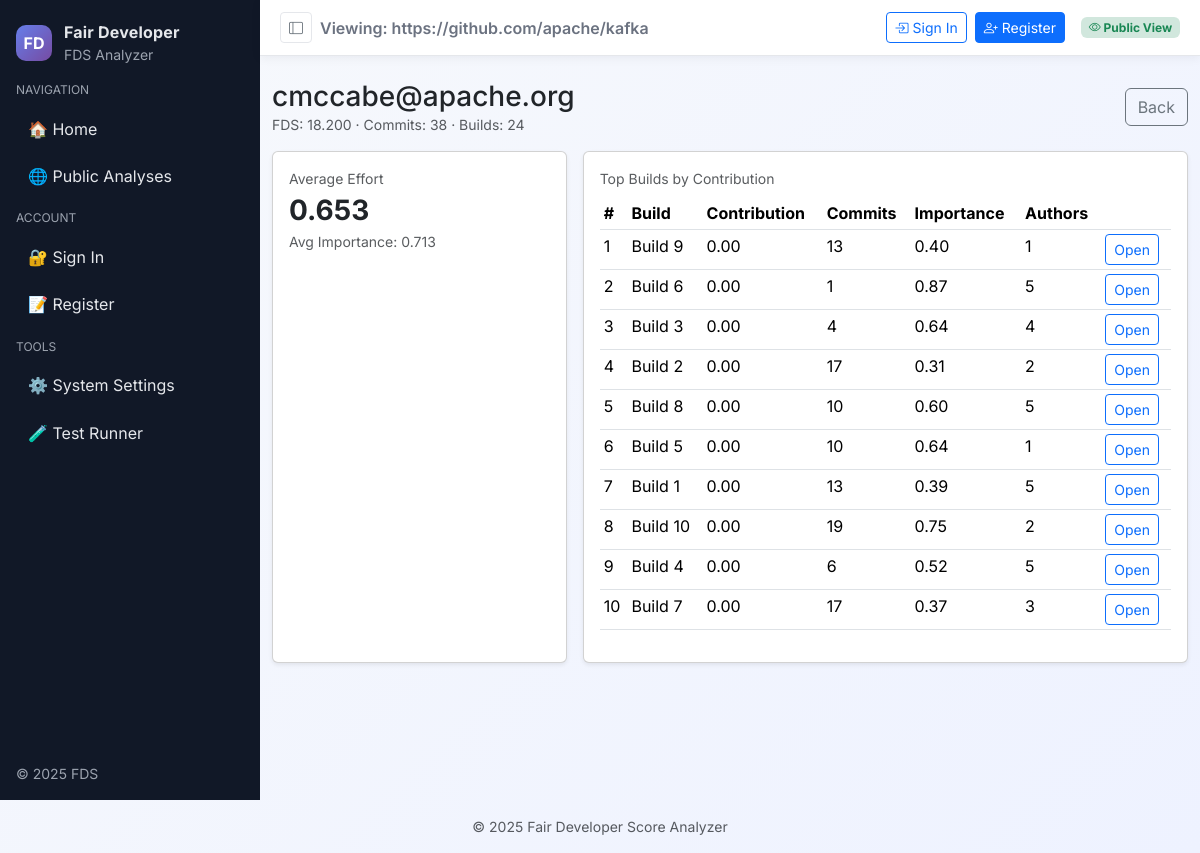
The page /analysis/2/developer/cmccabe@apache.org/ on the database its author committed.
### dev_productivity/models.py (models this page shows, shortened)
class FDSAnalysis(models.Model):
    STATUS_CHOICES = [
        ('pending', 'Pending'),
        ('running', 'Running'),
        ('completed', 'Completed'),
        ('failed', 'Failed'),
    ]
    user = models.ForeignKey(User, on_delete=models.CASCADE, related_name='analyses')
    repo_url = models.URLField(max_length=500, help_text="GitHub repository URL")
    access_token = models.CharField(max_length=200, help_text="GitHub access token", blank=True)
    commit_limit = models.IntegerField(default=300, help_text="Number of commits to analyze")
    status = models.CharField(max_length=20, choices=STATUS_CHOICES, default='pending')
    created_at = models.DateTimeField(default=timezone.now)
    started_at = models.DateTimeField(null=True, blank=True)
    completed_at = models.DateTimeField(null=True, blank=True)
    total_commits = models.IntegerField(null=True, blank=True)
    total_batches = models.IntegerField(null=True, blank=True)
    total_developers = models.IntegerField(null=True, blank=True)
    execution_time = models.FloatField(null=True, blank=True, help_text="Execution time in seconds")
    error_message = models.TextField(blank=True, null=True)
    is_public = models.BooleanField(default=False, help_text="Make analysis results publicly viewable")
    shared_with = models.ManyToManyField(User, blank=True, related_name='shared_analyses')
    class Meta:
        ordering = ['-created_at']
        verbose_name = "FDS Analysis"
        verbose_name_plural = "FDS Analyses"

class DeveloperScore(models.Model):
    analysis = models.ForeignKey(FDSAnalysis, on_delete=models.CASCADE, related_name='developer_scores')
    author_email = models.EmailField()
    fds_score = models.FloatField(help_text="Fair Developer Score")
    avg_effort = models.FloatField(default=0.0)
    avg_importance = models.FloatField(default=0.0)
    total_commits = models.IntegerField(default=0)
    unique_batches = models.IntegerField(default=0)
    total_churn = models.IntegerField(default=0)
    total_files = models.IntegerField(default=0)
    share_mean = models.FloatField(default=0.0)
    scale_z_mean = models.FloatField(default=0.0)
    reach_z_mean = models.FloatField(default=0.0)
    centrality_z_mean = models.FloatField(default=0.0)
    dominance_z_mean = models.FloatField(default=0.0)
    novelty_z_mean = models.FloatField(default=0.0)
    speed_z_mean = models.FloatField(default=0.0)
    first_commit_date = models.DateTimeField(null=True, blank=True)
    last_commit_date = models.DateTimeField(null=True, blank=True)
    activity_span_days = models.FloatField(default=0.0)
    class Meta:
        ordering = ['-fds_score']
        unique_together = ['analysis', 'author_email']

class BatchMetrics(models.Model):
    analysis = models.ForeignKey(FDSAnalysis, on_delete=models.CASCADE, related_name='batch_metrics')
    batch_id = models.IntegerField()
    unique_authors = models.IntegerField(default=0)
    total_contribution = models.FloatField(default=0.0)
    avg_contribution = models.FloatField(default=0.0)
    max_contribution = models.FloatField(default=0.0)
    avg_effort = models.FloatField(default=0.0)
    importance = models.FloatField(default=0.0)
    total_churn = models.IntegerField(default=0)
    total_files = models.IntegerField(default=0)
    commit_count = models.IntegerField(default=0)
    start_date = models.DateTimeField()
    end_date = models.DateTimeField()
    duration_hours = models.FloatField(default=0.0)
    class Meta:
        ordering = ['-importance']
        unique_together = ['analysis', 'batch_id']

### dev_productivity/views.py (the view, shortened to what this page needs)
# urls.py: path('analysis/<int:analysis_id>/developer/<str:developer_email>/', views.developer_detail, name='developer_detail'),
def developer_detail(request, analysis_id, developer_email):
    analysis = get_object_or_404(FDSAnalysis, id=analysis_id)
    developer = get_object_or_404(
        DeveloperScore,
        analysis=analysis,
        author_email=developer_email,
    )
    folder = _get_artifacts_folder(analysis)
    top_build_rows = []
    try:
        contrib_csv = folder / 'individual_contributions.csv'
    except Exception:
        top_build_rows = []
    if not top_build_rows:
        top_build_rows = list(
            analysis.batch_metrics.all().order_by('-total_contribution').values(
                'batch_id', 'importance', 'commit_count', 'unique_authors'
            )[:20]
        )
    context = {
        'analysis': analysis,
        'developer': developer,
        'top_build_rows': top_build_rows,
    }
    return render(request, 'dev_productivity/developer_detail.html', context)

### dev_productivity/views.py (called while the page is built)
def _get_repo_key_and_folder(analysis: FDSAnalysis):
    base_dir = Path(__file__).resolve().parents[1]
    repo_sanitized = (analysis.repo_url or 'repo').rstrip('/').split('/')[-2:]
    repo_sanitized = '_'.join(repo_sanitized)
    folder = base_dir / 'fds_results' / f"analysis_{analysis.id}_{repo_sanitized}"
    return repo_sanitized, folder

def _get_artifacts_folder(analysis: FDSAnalysis) -> Path:
    return _get_repo_key_and_folder(analysis)[1]

### dev_productivity/templates/dev_productivity/developer_detail.html (shortened to what this page needs)
{% extends 'dev_productivity/base.html' %}
{% block content %}
<div class="d-flex justify-content-between align-items-center mb-3">
  <div>
    <h3 class="mb-0">{{ developer.author_email }}</h3>
    <div class="text-muted small">FDS: {{ developer.fds_score|floatformat:3 }} · Commits: {{ developer.total_commits }} · Builds: {{ developer.unique_batches }}</div>
  </div>
  <a href="{% url 'analysis_detail' analysis.id %}" class="btn btn-outline-secondary">Back</a>
  </div>
<div class="row g-3">
  <div class="col-md-4">
    <div class="card h-100 shadow-sm"><div class="card-body">
      <div class="text-muted small">Average Effort</div>
      <div class="fs-3 fw-bold">{{ developer.avg_effort|floatformat:3 }}</div>
      <div class="small text-muted">Avg Importance: {{ developer.avg_importance|floatformat:3 }}</div>
    </div></div>
  </div>
  <div class="col-md-8">
    <div class="card h-100 shadow-sm"><div class="card-body">
      <div class="text-muted small mb-2">Top Builds by Contribution</div>
      {% if top_build_rows %}
      <div class="table-responsive">
        <table class="table table-sm">
          <thead><tr><th>#</th><th>Build</th><th>Contribution</th><th>Commits</th><th>Importance</th><th>Authors</th><th></th></tr></thead>
          <tbody>
          {% for r in top_build_rows %}
            <tr>
              <td>{{ forloop.counter }}</td>
              <td>Build {{ r.batch_id }}</td>
              <td>{{ r.total_contribution|default:0|floatformat:2 }}</td>
              <td>{{ r.commits|default:r.commit_count }}</td>
              <td>{{ r.importance|default:0|floatformat:2 }}</td>
              <td>{{ r.unique_authors|default:'-' }}</td>
              <td><a class="btn btn-sm btn-outline-primary" href="{% url 'batch_detail' analysis.id r.batch_id %}">Open</a></td>
            </tr>
          {% endfor %}
          </tbody>
        </table>
      </div>
      {% else %}
        <p class="text-muted mb-0">No build-level contribution data found.</p>
      {% endif %}
    </div></div>
  </div>
</div>
{% endblock %}

### dev_productivity/templates/dev_productivity/base.html (shortened to what this page needs)
<!DOCTYPE html>
<html lang="en">
<head>
    {% load static %}
    <link href="https://cdn.jsdelivr.net/npm/bootstrap@5.3.3/dist/css/bootstrap.min.css" rel="stylesheet">
    <link href="https://cdn.jsdelivr.net/npm/bootstrap-icons@1.11.3/font/bootstrap-icons.css" rel="stylesheet">
</head>
<body>
    <div class="app-shell" id="appShell">
        <aside class="sidebar">
            <div class="brand">
                <div class="brand-logo">FD</div>
                <div>
                    <div class="brand-name">Fair Developer</div>
                    <div class="small">FDS Analyzer</div>
                </div>
            </div>
            <div class="nav-section">Navigation</div>
            <nav class="d-grid gap-1">
                <a class="nav-link {% if request.path == '/' %}active{% endif %}" href="{% url 'home' %}">🏠 Home</a>
                <a class="nav-link {% if 'analyses/' in request.path and 'my' not in request.path %}active{% endif %}" href="{% url 'analysis_list' %}">🌐 Public Analyses</a>
            </nav>
            {% if user.is_authenticated %}
            <div class="nav-section">Account</div>
            <nav class="d-grid gap-1">
                <a class="nav-link {% if 'profile' in request.path %}active{% endif %}" href="{% url 'user_profile' %}">👤 Profile</a>
                <a class="nav-link {% if 'settings' in request.path %}active{% endif %}" href="{% url 'user_settings' %}">⚙️ Settings</a>
                <a class="nav-link {% if 'activity' in request.path %}active{% endif %}" href="{% url 'activity_log' %}">📋 Activity</a>
                <a class="nav-link" href="{% url 'logout' %}">🚪 Logout</a>
            </nav>
            {% else %}
            <div class="nav-section">Account</div>
            <nav class="d-grid gap-1">
                <a class="nav-link" href="{% url 'login' %}">🔐 Sign In</a>
                <a class="nav-link" href="{% url 'register' %}">📝 Register</a>
            </nav>
            {% endif %}
            <div class="nav-section">Tools</div>
            <nav class="d-grid gap-1">
                <a class="nav-link" href="{% url 'settings' %}">⚙️ System Settings</a>
                <a class="nav-link" href="{% url 'test_runner' %}">🧪 Test Runner</a>
            </nav>
            <div class="mt-auto small" style="position:absolute; bottom:1rem; color:var(--sidebar-muted)">© 2025 FDS</div>
        </aside>
        <main class="main">
            <div class="topbar position-sticky top-0 bg-white" style="z-index: 1030; box-shadow: 0 2px 10px rgba(17,24,39,.06);">
                <div class="container-fluid d-flex align-items-center justify-content-between">
                    <div class="d-flex align-items-center gap-2 text-truncate" style="color:#6b7280; max-width:50%">
                        <button class="btn btn-sm btn-outline-secondary sidebar-toggle" id="toggleSidebar" title="Toggle sidebar">
                            <i class="bi bi-layout-sidebar"></i>
                        </button>
                        <div class="fw-semibold text-truncate">
                        {% if analysis %}
                          Viewing: {{ analysis.repo_url }}
                        {% else %}
                          {% if user.is_authenticated %}Welcome, {{ user.first_name }}{% else %}FDS Analyzer{% endif %}
                        {% endif %}
                        </div>
                    </div>
                    <div class="d-flex align-items-center gap-3">
                        {% if user.is_authenticated %}
                            <div class="dropdown">
                                <button class="btn btn-outline-secondary dropdown-toggle d-flex align-items-center gap-2" type="button" data-bs-toggle="dropdown">
                                    <i class="bi bi-person-circle"></i>
                                    <span>{{ user.first_name }}</span>
                                </button>
                                <ul class="dropdown-menu dropdown-menu-end">
                                    <li><h6 class="dropdown-header">{{ user.get_full_name }}</h6></li>
                                    <li><span class="dropdown-item-text small text-muted">{{ user.email }}</span></li>
                                    <li><hr class="dropdown-divider"></li>
                                    <li><a class="dropdown-item" href="{% url 'user_dashboard' %}">
                                        <i class="bi bi-speedometer2 me-2"></i>Dashboard
                                    </a></li>
                                    <li><a class="dropdown-item" href="{% url 'user_profile' %}">
                                        <i class="bi bi-person me-2"></i>Profile
                                    </a></li>
                                    <li><a class="dropdown-item" href="{% url 'user_settings' %}">
                                        <i class="bi bi-gear me-2"></i>Settings
                                    </a></li>
                                    <li><a class="dropdown-item" href="{% url 'user_analyses' %}">
                                        <i class="bi bi-folder me-2"></i>My Analyses
                                    </a></li>
                                    <li><hr class="dropdown-divider"></li>
                                    <li><a class="dropdown-item" href="{% url 'logout' %}">
                                        <i class="bi bi-box-arrow-right me-2"></i>Sign Out
                                    </a></li>
                                </ul>
                            </div>
                        {% else %}
                            <div class="d-flex gap-2">
                                <a href="{% url 'login' %}" class="btn btn-outline-primary btn-sm">
                                    <i class="bi bi-box-arrow-in-right me-1"></i>Sign In
                                </a>
                                <a href="{% url 'register' %}" class="btn btn-primary btn-sm">
                                    <i class="bi bi-person-plus me-1"></i>Register
                                </a>
                            </div>
                        {% endif %}
                        {% if analysis and user.is_authenticated %}
                        <ul class="nav nav-pills">
                            <li class="nav-item">
                                <a class="nav-link {% if request.resolver_match and request.resolver_match.url_name == 'analysis_detail' %}active{% endif %}" href="{% url 'analysis_detail' analysis.id %}">Overview</a>
                            </li>
                            <li class="nav-item">
                                <a class="nav-link {% if request.resolver_match and request.resolver_match.url_name == 'dashboard' %}active{% endif %}" href="{% url 'dashboard' analysis.id %}">Dashboard</a>
                            </li>
                        </ul>
                        {% elif analysis %}
                        <span class="badge bg-success-subtle text-success"><i class="bi bi-eye"></i> Public View</span>
                        {% else %}
                        <span class="badge bg-success-subtle text-success"><i class="bi bi-wifi"></i> Online</span>
                        {% endif %}
                    </div>
                </div>
            </div>
            <div class="container mt-4">
        {% block content %}
        {% endblock %}
            </div>
        </main>
    </div>
    <footer class="text-center text-muted py-3" style="background:transparent">
        <div class="container small">
            <span>&copy; 2025 Fair Developer Score Analyzer</span>
        </div>
    </footer>
</body>
</html>

### dev_productivity/templates/dev_productivity/base.html (style rules this page uses)
:root { --brand-primary: #6f42c1; --brand-accent: #20c997; --sidebar-bg: #111827; --sidebar-text: #e5e7eb; --sidebar-muted: #9ca3af; }
body { background: linear-gradient(135deg, #f7f9fc, #eef2ff); font-family: 'Inter', system-ui, -apple-system, Segoe UI, Roboto, Helvetica, Arial; }
.app-shell { display: flex; min-height: 100vh; }
.sidebar { width: 260px; background: var(--sidebar-bg); color: var(--sidebar-text); padding: 1.25rem 1rem; position: sticky; top: 0; height: 100vh; transition: width .2s ease, padding .2s ease, opacity .2s ease; }
.sidebar .brand { display: flex; align-items: center; gap: .75rem; margin-bottom: 1rem; }
.sidebar .brand-logo { width: 36px; height: 36px; border-radius: 10px; display: flex; align-items: center; justify-content: center; color: #fff; background: linear-gradient(135deg, #667eea, #764ba2); font-weight: 700; }
.sidebar .brand-name { font-weight: 700; letter-spacing: .2px; }
.sidebar .nav-section { margin-top: .75rem; margin-bottom: .5rem; font-size: .75rem; color: var(--sidebar-muted); text-transform: uppercase; }
.sidebar .nav-link { color: var(--sidebar-text); border-radius: .5rem; padding: .6rem .75rem; display: flex; align-items: center; gap: .5rem; text-decoration: none; }
.sidebar .small { color: var(--sidebar-muted); }
.main { flex: 1; }
.topbar { background: #fff; border-bottom: 1px solid #e5e7eb; }
.topbar .container-fluid { padding: .75rem 1.25rem; }
.sidebar-toggle { border-color: #e5e7eb; }

### rows shown on the page
FDSAnalysis: repo_url "https://github.com/apache/kafka"
DeveloperScore: author_email "cmccabe@apache.org", fds_score "18.200", total_commits "38", unique_batches "24", avg_effort "0.653", avg_importance "0.713"
BatchMetrics: batch_id "9", total_contribution "0.00", commits "13", importance "0.40", unique_authors "1"
BatchMetrics: batch_id "8", total_contribution "0.00", commits "10", importance "0.60", unique_authors "5"
BatchMetrics: batch_id "1", total_contribution "0.00", commits "13", importance "0.39", unique_authors "5"
BatchMetrics: batch_id "10", total_contribution "0.00", commits "19", importance "0.75", unique_authors "2"
BatchMetrics: batch_id "4", total_contribution "0.00", commits "6", importance "0.52", unique_authors "5"
BatchMetrics: batch_id "7", total_contribution "0.00", commits "17", importance "0.37", unique_authors "3"

### other values the page prints
{{ r.batch_id }} "6" "3" "2" "5"
{{ r.total_contribution|default:0|floatformat:2 }} "0.00" "0.00" "0.00" "0.00"
{{ r.commits|default:r.commit_count }} "1" "4" "17" "10"
{{ r.importance|default:0|floatformat:2 }} "0.87" "0.64" "0.31" "0.64"
{{ r.unique_authors|default:'-' }} "5" "4" "2" "1"
